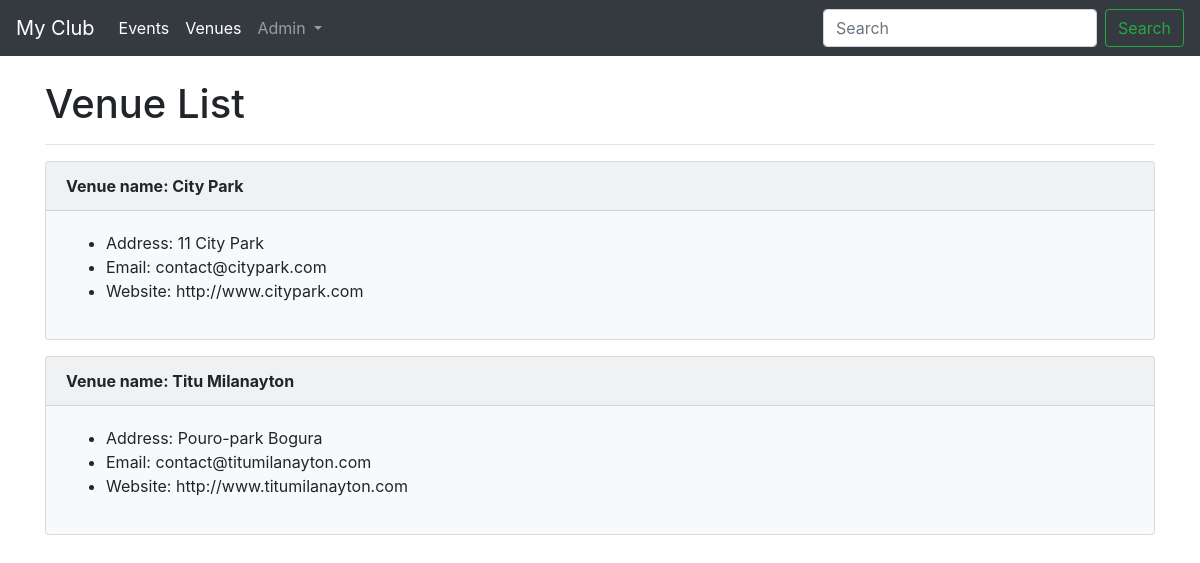
Screenshot of /venues/ with the database file from the repository.
### events/models.py (models this page shows, shortened)
class Venue(models.Model):
	name = models.CharField('Venue name', max_length=120)
	address = models.CharField(max_length=300)
	zip_code = models.CharField('Zip Code',max_length=10,blank=True)
	phone = models.CharField('Contact phone',max_length=15,blank=True)
	web = models.URLField('Website address', blank=True)
	email = models.EmailField('Email address',blank=True)
	class Meta:
		ordering = ('name',)

### events/views.py (the view)
# urls.py: path('venues/', views.all_venues, name='list-venue'),
def all_venues(request):
	venues = Venue.objects.all()
	return render(request, 'events/venue_list.html', {'venues':venues})

### events/templates/events/venue_list.html
{% extends 'events/base.html' %}
    {% block content %}
      <h1>Venue List</h1><hr>
  {% for venue in venues %}
      <div class="card bg-light mb-3">
      <div class="card-header"><b>Venue name: {{venue.name}}</b></div>
      <div class="card-body">
      <ul>
        <li>Address: {{venue.address}}</li>
        <li>Email: {{venue.email}}</li>
        <li>Website: {{venue.web}}</li>
      </ul>
      </div>
    </div>
      {% endfor %}
    {% endblock content %}

### rows the page displays
Venue: name "City Park", address "11 City Park", email "contact@citypark.com", web "http://www.citypark.com"
Venue: name "Titu Milanayton", address "Pouro-park Bogura", email "contact@titumilanayton.com", web "http://www.titumilanayton.com"
